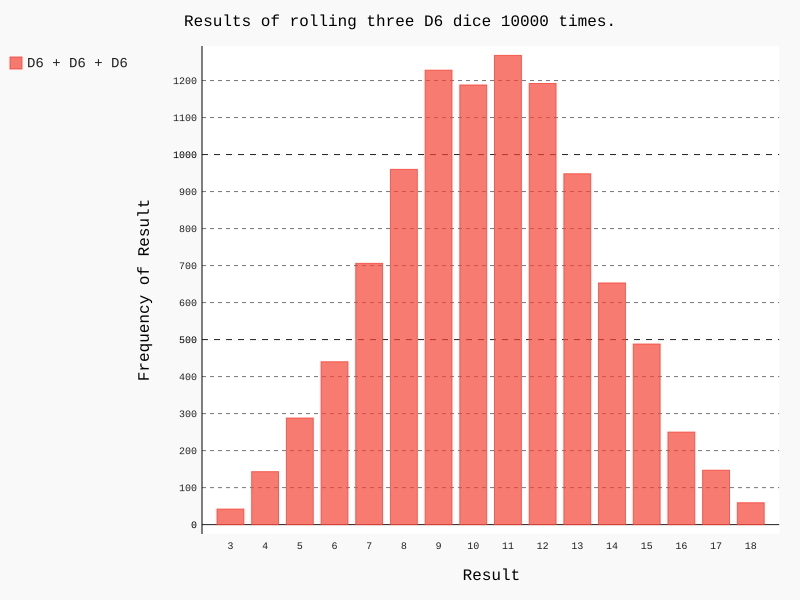

Reproduce this figure in Python.
# 12.09.2017
from die import Die

import pygal

# Create three D6 dice.
die_1 = Die()
die_2 = Die()
die_3 = Die()

# Make same rolls, and store results in a list.
results = [die_1.roll() + die_2.roll() + die_3.roll()
           for roll_num in range(10000)]

# Analyze the results.
max_result = die_1.num_sides + die_2.num_sides + die_3.num_sides
frequencies = [results.count(value) for value in range(3, max_result+1)]

# Visualize the results.
hist = pygal.Bar()

hist.title = "Results of rolling three D6 dice 10000 times."
hist.x_labels = [str(num) for num in range(3, 19)]
hist.x_title = "Result"
hist.y_title = "Frequency of Result"

hist.add('D6 + D6 + D6', frequencies)
hist.render_to_file('dice_visual.svg')
